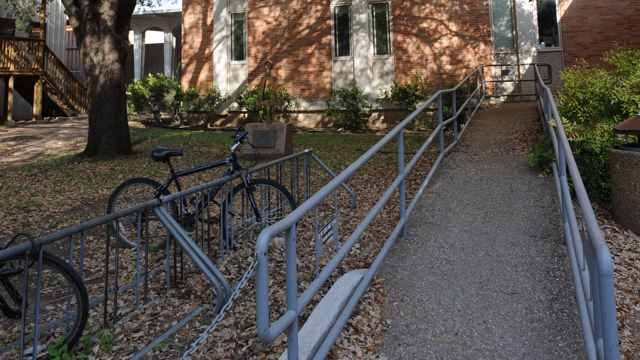
#> input picture phase1/jpeg/im10_1_l.bmp, 640 x 360 px, given as the content of the folder /content/drive/MyDrive/Phase2/Stimuli, which was not available
$ jupyter execute --allow-errors StereoImageQualityAssessment.ipynb   (older library calls are emulated)   (text cells are left out)
#> lines starting #> are read from the running program, lines starting #| are printed output that depends on the picture; pictures that were not available may be replaced by others from this repository, and a replacement may not be noted
[cell 1]
from google.colab import drive
drive.mount('/content/drive')

[cell 2]
import os
import shutil

def separate_images_by_distortion(dataset_path, output_path):
    # Create a dictionary for the distortion type folder names
#> called with dataset_path = '/content/drive/MyDrive/Phase2/Stimuli'
    distortion_folders = {
        '0': 'Reference',
        '1': 'White_Noise',
        '2': 'JPEG_2000',
        '3': 'JPEG',
        '4': 'Gaussian_Blur',
        '5': 'Fast_Fading'
    }

    # Create the main output directory if it doesn't exist
    if not os.path.exists(output_path):
        os.makedirs(output_path)

    # Create subdirectories for each distortion type
    for folder_name in distortion_folders.values():
        folder_path = os.path.join(output_path, folder_name)
        if not os.path.exists(folder_path):
            os.makedirs(folder_path)

    # Iterate over the images in the dataset
    for image in os.listdir(dataset_path):
        parts = image.split('_')
        if len(parts) == 3:
            distortion_type = parts[1]
            profile = parts[2][0]  # Removing the '.bmp' extension

            # Determine the appropriate folder
            if profile == '0':
                folder_name = 'Reference'
            else:
                folder_name = distortion_folders.get(distortion_type)

            if folder_name:
                src_path = os.path.join(dataset_path, image)
                dest_path = os.path.join(output_path, folder_name, image)
                shutil.move(src_path, dest_path)

# Define paths
dataset_path = '/content/drive/MyDrive/Phase2/Stimuli'
output_path = '/content/drive/MyDrive/Phase2/Stimuli/separate'

# Separate images into folders based on distortion type and reference
separate_images_by_distortion(dataset_path, output_path)

print("Images have been separated into folders based on distortion type and reference images.")

[cell 3]
import cv2
from google.colab.patches import cv2_imshow
import numpy as np
import os
def split_stereo_image(image_path):
  combined_image = cv2.imread(image_path, 0)
  if combined_image is None:
    raise FileNotFoundError(f"Image not found or cannot be read: {image_path}")
  height, width = combined_image.shape
  mid_point = width // 2
  imgL = combined_image[:, :mid_point]
  imgR = combined_image[:, mid_point:]
  return imgL, imgR

[cell 4]
def compute_disparity(imgL, imgR):
    parameters = {
        'minDisparity': 0,
        'numDisparities': 64,
        'blockSize': 8,
        'disp12MaxDiff': 1,
        'uniquenessRatio': 10,
        'speckleWindowSize': 10,
        'speckleRange': 8,
        'P1': 8 * 3 * 8 ** 2,  # 8*number_of_image_channels*SAD_window_size**2
        'P2': 32 * 3 * 8 ** 2  # 32*number_of_image_channels*SAD_window_size**2
    }
    stereo = cv2.StereoSGBM_create(**parameters)
    disp = stereo.compute(imgL, imgR).astype(np.float32)
    disp = cv2.normalize(disp, None, alpha=0, beta=255, norm_type=cv2.NORM_MINMAX)
    disp = np.uint8(disp)
    return disp

[cell 5]
def process_folder(input_folder, output_folder):
    if not os.path.exists(output_folder):
        os.makedirs(output_folder)

    for image_name in os.listdir(input_folder):
        image_path = os.path.join(input_folder, image_name)
        if not image_name.lower().endswith(('.png', '.jpg', '.jpeg', '.bmp')):
            print(f"Skipping non-image file: {image_name}")
            continue

        try:
            imgL, imgR = split_stereo_image(image_path)
#> in split_stereo_image, `imgL = combined_image[:, :mid_point]`:
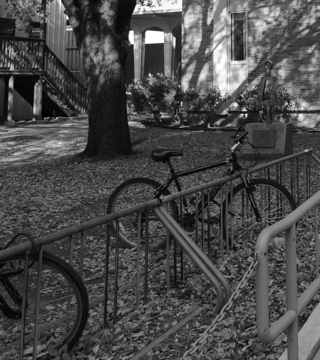
#> imgL: shape (360, 320); min 0, max 255, mean 73.4
#> in split_stereo_image, `imgR = combined_image[:, mid_point:]`:
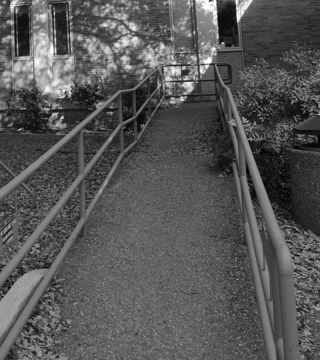
#> imgR: shape (360, 320); min 0, max 255, mean 86.1
            imgL = cv2.resize(imgL, (600, 600))
            imgR = cv2.resize(imgR, (600, 600))
            disp = compute_disparity(imgL, imgR)
            output_path = os.path.join(output_folder, image_name)
            cv2.imwrite(output_path, disp)
            print(f"Saved disparity map for {image_name} to {output_path}")
        except Exception as e:
            print(f"Error processing {image_path}: {e}")

def main():
    base_input_path = "/content/drive/MyDrive/Phase2/Stimuli/separate"
    base_output_path = "/content/drive/MyDrive/Phase2/Stimuli/distortedimages"

    folders = [
        "Fast_Fading",
        "Gaussian_Blur",
        "JPEG",
        "JPEG_2000",
        "Reference",
        "White_Noise"
    ]

    for folder in folders:
        input_folder = os.path.join(base_input_path, folder)
        output_folder = os.path.join(base_output_path, folder)
        process_folder(input_folder, output_folder)
#> in process_folder, `imgL = cv2.resize(imgL, (600, 600))`:
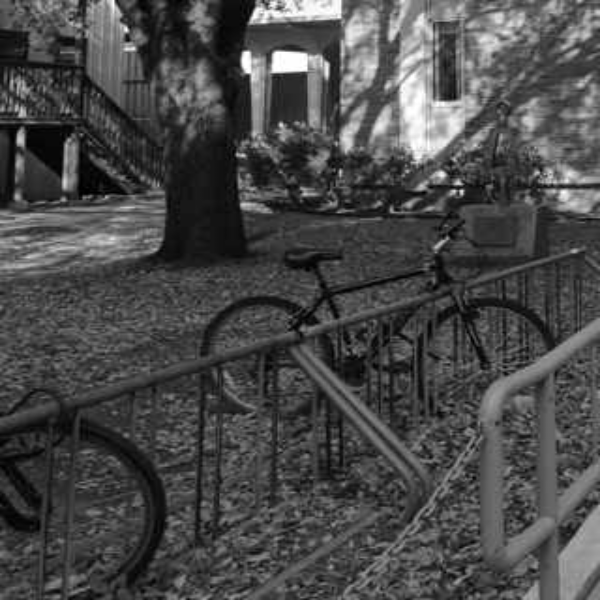
#> imgL: shape (600, 600); min 0, max 255, mean 73.3
#> in process_folder, `imgR = cv2.resize(imgR, (600, 600))`:
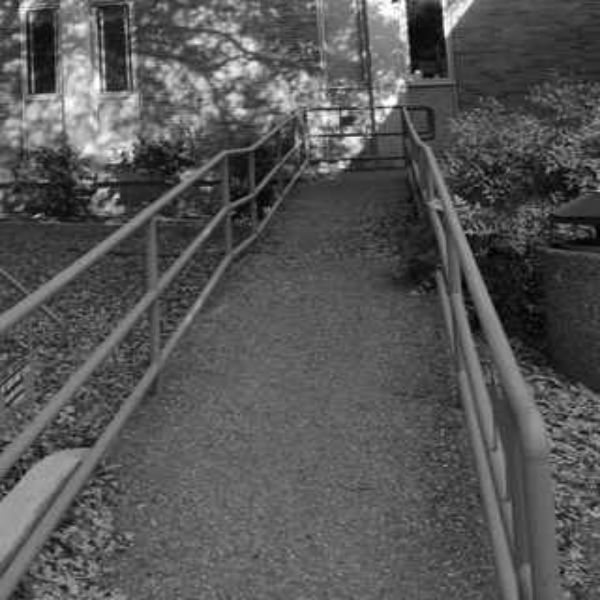
#> imgR: shape (600, 600); min 0, max 255, mean 86
#> in compute_disparity, `disp = stereo.compute(imgL, imgR).astype(np.float32)`:
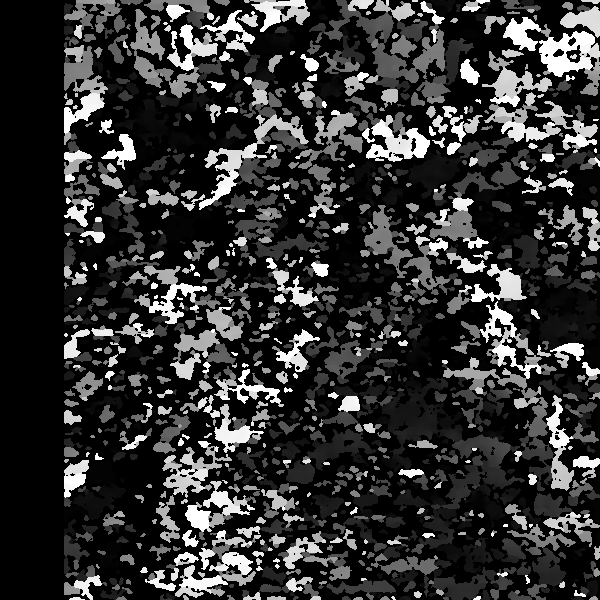
#> disp: shape (600, 600) float32; min -16, max 1008, mean 187.8; drawn with min black and max white

#> (the rest of this cell did not finish here and is left out)

[cell 6]
def process_phase1_folder(input_folder, output_folder):
    if not os.path.exists(output_folder):
        os.makedirs(output_folder)

    for image_name in os.listdir(input_folder):
        if image_name.endswith('_l.bmp'):
            base_name = image_name[:-6]  # Remove '_l.bmp' to get the base name
            left_image_path = os.path.join(input_folder, f"{base_name}_l.bmp")
            right_image_path = os.path.join(input_folder, f"{base_name}_r.bmp")

            if os.path.exists(left_image_path) and os.path.exists(right_image_path):
                try:
                    imgL = cv2.imread(left_image_path, 0)
                    imgR = cv2.imread(right_image_path, 0)

                    if imgL is None or imgR is None:
                        raise FileNotFoundError(f"Images not found or cannot be read: {left_image_path}, {right_image_path}")

                    imgL = cv2.resize(imgL, (600, 600))
                    imgR = cv2.resize(imgR, (600, 600))
                    disp = compute_disparity(imgL, imgR)
                    output_path = os.path.join(output_folder, f"{base_name}.bmp")
                    cv2.imwrite(output_path, disp)
                    print(f"Saved disparity map for {base_name} to {output_path}")
                except Exception as e:
                    print(f"Error processing {left_image_path} and {right_image_path}: {e}")

def main():
    base_input_path_phase1 = "/content/drive/MyDrive/phase1"
    base_output_path_phase1 = "/content/drive/MyDrive/phase1/distortedimages"

    folders = [
        "blur",
        "ff",
        "jp2k",
        "jpeg",
        "refimgs",
        "wn"
    ]

    # Process phase1 folders
    for folder in folders:
        input_folder = os.path.join(base_input_path_phase1, folder)
        output_folder = os.path.join(base_output_path_phase1, folder)
        process_phase1_folder(input_folder, output_folder)

#> (the rest of this cell did not finish here and is left out)

[cell 7]
def process_combined_images(input_folder, output_folder):
    if not os.path.exists(output_folder):
        os.makedirs(output_folder)

    for image_name in os.listdir(input_folder):
        if not image_name.lower().endswith(('.png', '.jpg', '.jpeg', '.bmp')):
            print(f"Skipping non-image file: {image_name}")
            continue

        image_path = os.path.join(input_folder, image_name)

        try:
            imgL, imgR = split_stereo_image(image_path)
            imgL = cv2.resize(imgL, (600, 600))
            imgR = cv2.resize(imgR, (600, 600))
            disp = compute_disparity(imgL, imgR)
            base_name = os.path.splitext(image_name)[0]  # Get base name without extension
            output_path = os.path.join(output_folder, f"{base_name}.bmp")
            cv2.imwrite(output_path, disp)
            print(f"Saved disparity map for {base_name} to {output_path}")
        except Exception as e:
            print(f"Error processing {image_path}: {e}")
def main():
    input_folder = "/content/drive/MyDrive/3DMX22/Images-J2K Noise/Recovered"
    output_folder = "/content/drive/MyDrive/3DMX22/Images-J2K Noise/DisparityMaps"
    process_combined_images(input_folder, output_folder)
#> (the rest of this cell did not finish here and is left out)

[cell 8]
import os
import cv2
from skimage.metrics import structural_similarity as ssim
import pandas as pd

# Define paths
base_path = "/content/drive/MyDrive/phase1"
reference_images_path = os.path.join(base_path, "refimgs")

# List of distortion folders
distortion_folders = ["blur", "ff", "jp2k", "jpeg", "wn"]

# Initialize a list to store results
ssim_scores = []

# List all reference images to debug
reference_images_files = os.listdir(reference_images_path)
print("Reference images found:", reference_images_files)

# Function to compute SSIM
# [15 lines left out: function compute_ssim, not called in this run]

# Iterate over each distortion folder
#> (the rest of this cell did not finish here and is left out)

[cell 9]
import os
import cv2
import numpy as np
from skimage.metrics import structural_similarity as ssim
import pandas as pd

# Define paths
base_path = "/content/drive/MyDrive/Phase2/Stimuli/separate"
reference_images_path = os.path.join(base_path, "Reference")

# List of distortion folders
distortion_folders = ["White_Noise", "JPEG_2000", "JPEG", "Gaussian_Blur", "Fast_Fading"]

# Initialize a list to store results
ssim_scores = []

# Function to compute SSIM
def compute_ssim(image_left, image_right, reference_left, reference_right):
    # Compute SSIM for left and right views
    ssim_left, _ = ssim(image_left, reference_left, full=True)
#> ssim_left = 1
    ssim_right, _ = ssim(image_right, reference_right, full=True)
#> ssim_right = 1

    # Average SSIM score
    score = (ssim_left + ssim_right) / 2.0
#> score = 1
    return score

# Function to load and split stereo images
def load_and_split_stereo_image(stereo_image_path):
    stereo_image = cv2.imread(stereo_image_path, cv2.IMREAD_GRAYSCALE)

    if stereo_image is None:
        print(f"Failed to load stereo image: {stereo_image_path}")
        return None, None

    # Split the stereo image into left and right views
    height, width = stereo_image.shape
    half_width = width // 2
    image_left = stereo_image[:, :half_width]
    image_right = stereo_image[:, half_width:]

    return image_left, image_right

# Iterate over each distortion folder
#> (the rest of this cell did not finish here and is left out)

[cell 10]
import os
import cv2
import numpy as np
from skimage.metrics import structural_similarity as ssim
import pandas as pd

# Define paths
base_path = "/content/drive/MyDrive/3DMX22/Images-J2K Noise"
sources_path = os.path.join(base_path, "Sources")
recovered_path = os.path.join(base_path, "Recovered")

# Initialize a list to store results
ssim_scores = []

# Function to compute SSIM
# [8 lines left out: function compute_ssim, not called in this run]

# Function to load and split stereo images
def load_and_split_image(image_path):
    image = cv2.imread(image_path, cv2.IMREAD_GRAYSCALE)

    if image is None:
        print(f"Failed to load image: {image_path}")
        return None, None

    # Split the image into left and right views
    height, width = image.shape
    half_width = width // 2
    image_left = image[:, :half_width]
    image_right = image[:, half_width:]

    return image_left, image_right

# Iterate over each reference image in the Sources folder
#> (the rest of this cell did not finish here and is left out)


    if ref_image_left is None or ref_image_right is None:
        continue

    # Determine the base name of the reference image
    ref_image_base = os.path.splitext(ref_image_file)[0]

    # Iterate over distorted images in the Recovered folder
    for recovered_image_file in os.listdir(recovered_path):
        if not recovered_image_file.startswith(ref_image_base):
            continue  # Skip files not related to the current reference image

        # Construct path for the distorted image
        distorted_image_path = os.path.join(recovered_path, recovered_image_file)

        # Load and split the distorted image
        distorted_image_left, distorted_image_right = load_and_split_image(distorted_image_path)

        if distorted_image_left is None or distorted_image_right is None:
            continue

        # Compute SSIM score
        score = compute_ssim(distorted_image_left, distorted_image_right, ref_image_left, ref_image_right)

        if score is not None:
            # Append the score to the list
            ssim_scores.append((ref_image_file, recovered_image_file, score))

# Convert the list to a DataFrame for easy manipulation
ssim_df = pd.DataFrame(ssim_scores, columns=["Reference_Image", "Distorted_Image", "Average_SSIM_Score"])

# Save the results to a CSV file
csv_filename = "ssim_scores_3DMX22.csv"
ssim_df.to_csv(csv_filename, index=False)

print(f"SSIM scores computed and saved to {csv_filename} successfully.")

[cell 11]
import os
import cv2
import pandas as pd
import numpy as np
from skimage.metrics import structural_similarity as ssim
from skimage import img_as_float
from skimage.metrics import mean_squared_error
from math import log10, sqrt
import torch
from pytorch_msssim import ssim as msssim

[cell 12]
def compute_uqi(ref_img, dist_img):
    N = ref_img.size
    ref_img = ref_img.astype(np.float64)
    dist_img = dist_img.astype(np.float64)

    ref_mean = ref_img.mean()
    dist_mean = dist_img.mean()
    ref_var = ref_img.var()
    dist_var = dist_img.var()
    cov = np.mean((ref_img - ref_mean) * (dist_img - dist_mean))

    uqi_score = (4 * ref_mean * dist_mean * cov) / ((ref_mean**2 + dist_mean**2) * (ref_var + dist_var))
    return uqi_score

[cell 13]
def compute_msssim(ref_img, dist_img):
    ref_img = torch.tensor(ref_img).unsqueeze(0).unsqueeze(0).float() / 255.0
    dist_img = torch.tensor(dist_img).unsqueeze(0).unsqueeze(0).float() / 255.0
    return msssim(ref_img, dist_img).item()

[cell 14]
def compute_fsim(ref_img, dist_img):
    ref_img = img_as_float(ref_img)
    dist_img = img_as_float(dist_img)

    # Phase congruency parameters
    epsilon = 1e-12
    T1 = 0.85
    T2 = 160

    # Sobel filters
    sobel_x = np.array([[-1, 0, 1], [-2, 0, 2], [-1, 0, 1]])
    sobel_y = np.array([[1, 2, 1], [0, 0, 0], [-1, -2, -1]])

    def phase_congruency(img):
        Ix = cv2.filter2D(img, -1, sobel_x)
        Iy = cv2.filter2D(img, -1, sobel_y)
        gradient_magnitude = np.sqrt(Ix**2 + Iy**2)
        return gradient_magnitude

    PC1 = phase_congruency(ref_img)
    PC2 = phase_congruency(dist_img)

    GPC = np.minimum(PC1, PC2) / (np.maximum(PC1, PC2) + epsilon)

    FSIM = np.mean(GPC)

    return FSIM

[cell 15]
# [23 lines left out: function compute_gmsd, not called in this run]

[cell 16]
# [15 lines left out: function compute_ssim, not called in this run]

[cell 17]
# Define paths
base_path = "/content/drive/MyDrive/phase1"
reference_images_path = os.path.join(base_path, "refimgs")

# List of distortion folders
distortion_folders = ["blur", "ff", "jp2k", "jpeg", "wn"]

# Initialize a list to store results
metrics_scores = []

# List all reference images to debug
reference_images_files = os.listdir(reference_images_path)
print("Reference images found:", reference_images_files)
# Iterate over each distortion folder
#> (the rest of this cell did not finish here and is left out)

[cell 18]
# Define paths
base_path = "/content/drive/MyDrive/Phase2/Stimuli/separate"
reference_images_path = os.path.join(base_path, "Reference")

# List of distortion folders
distortion_folders = ["White_Noise", "JPEG_2000", "JPEG", "Gaussian_Blur", "Fast_Fading"]

# Initialize a list to store results
metrics_scores = []

# Function to compute SSIM
def compute_ssim(image_left, image_right, reference_left, reference_right):
    ssim_left, _ = ssim(image_left, reference_left, full=True)
    ssim_right, _ = ssim(image_right, reference_right, full=True)
    score = (ssim_left + ssim_right) / 2.0
    return score
# Function to compute GMSD
def compute_gmsd(ref_img, dist_img):
    ref_img = img_as_float(ref_img)
    dist_img = img_as_float(dist_img)

    Ix_ref = cv2.Sobel(ref_img, cv2.CV_64F, 1, 0, ksize=3)
    Iy_ref = cv2.Sobel(ref_img, cv2.CV_64F, 0, 1, ksize=3)
    gradient_magnitude_ref = np.sqrt(Ix_ref**2 + Iy_ref**2)

    Ix_dist = cv2.Sobel(dist_img, cv2.CV_64F, 1, 0, ksize=3)
    Iy_dist = cv2.Sobel(dist_img, cv2.CV_64F, 0, 1, ksize=3)
    gradient_magnitude_dist = np.sqrt(Ix_dist**2 + Iy_dist**2)

    gm_diff = gradient_magnitude_ref - gradient_magnitude_dist
    gmsd_score = np.std(gm_diff)

    return gmsd_score

# Iterate over each distortion folder
#> (the rest of this cell did not finish here and is left out)


        # Compute UQI
        uqi_score = compute_uqi(reference_left, image_left)
#> in compute_uqi, `ref_mean = ref_img.mean()`: ref_mean = 73.4
#> in compute_uqi, `ref_var = ref_img.var()`: ref_var = 1810.1
#> in compute_uqi, `uqi_score = (4 * ref_mean * dist_mean * cov) / ((ref_mean**2 + dist_me..`: uqi_score = 1
        uqi_score_right = compute_uqi(reference_right, image_right)
        avg_uqi_score = (uqi_score + uqi_score_right) / 2.0

        # Compute FSIM
        fsim_score = compute_fsim(reference_left, image_left)
#> in phase_congruency, `gradient_magnitude = np.sqrt(Ix**2 + Iy**2)`:
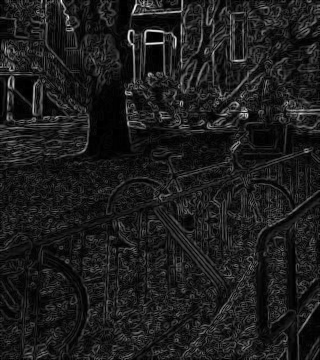
#> gradient_magnitude: shape (360, 320) float64; min 0, max 3.69, mean 0.424; drawn with min black and max white
#> in compute_fsim, `GPC = np.minimum(PC1, PC2) / (np.maximum(PC1, PC2) + epsilon)`:
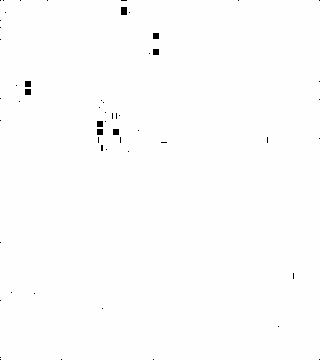
#> GPC: shape (360, 320) float64; min 0, max 1, mean 0.997
#> in compute_fsim, `FSIM = np.mean(GPC)`: FSIM = 0.997
        fsim_score_right = compute_fsim(reference_right, image_right)
#> in phase_congruency (call 3), `gradient_magnitude = np.sqrt(Ix**2 + Iy**2)`:
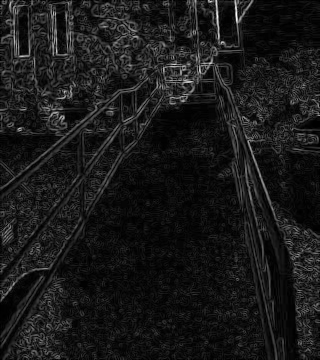
#> gradient_magnitude: shape (360, 320) float64; min 0, max 3.53, mean 0.352; drawn with min black and max white
#> `fsim_score_right = compute_fsim(reference_right, image_right)`: fsim_score_right = 0.999
#> `avg_fsim_score = (fsim_score + fsim_score_right) / 2.0`: avg_fsim_score = 0.998
        avg_fsim_score = (fsim_score + fsim_score_right) / 2.0

        # Compute GMSD
        gmsd_score = compute_gmsd(reference_left, image_left)
#> in compute_gmsd, `Iy_ref = cv2.Sobel(ref_img, cv2.CV_64F, 0, 1, ksize=3)`:
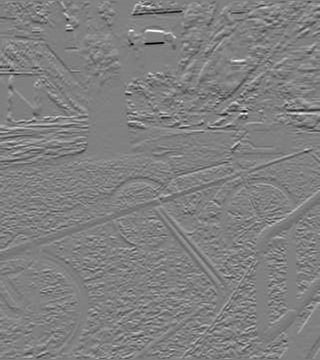
#> Iy_ref: shape (360, 320) float64; min -3.38, max 3.33, mean -0.00271; drawn with min black and max white
#> in compute_gmsd, `gm_diff = gradient_magnitude_ref - gradient_magnitude_dist`: gm_diff: shape (360, 320) float64; every value is 0
#> in compute_gmsd, `gmsd_score = np.std(gm_diff)`: gmsd_score = 0
        gmsd_score_right = compute_gmsd(reference_right, image_right)
#> in compute_gmsd (call 2), `Iy_ref = cv2.Sobel(ref_img, cv2.CV_64F, 0, 1, ksize=3)`:
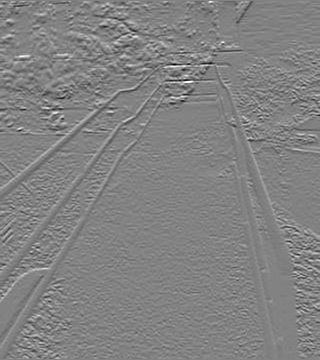
#> Iy_ref: shape (360, 320) float64; min -2.93, max 2.8, mean -0.00125; drawn with min black and max white
        avg_gmsd_score = (gmsd_score + gmsd_score_right) / 2.0

        # Compute MS-SSIM
        msssim_score = compute_msssim(reference_left, image_left)
        msssim_score_right = compute_msssim(reference_right, image_right)
        avg_msssim_score = (msssim_score + msssim_score_right) / 2.0

        if all(metric is not None for metric in [ssim_score, avg_uqi_score, avg_fsim_score, avg_gmsd_score, avg_msssim_score]):
            metrics_scores.append((folder, distorted_image_file, ssim_score, avg_uqi_score, avg_fsim_score, avg_gmsd_score, avg_msssim_score))

# Convert the list to a DataFrame for easy manipulation
columns = ["Distortion_Type", "Image", "SSIM_Score", "UQI_Score", "FSIM_Score", "GMSD_Score", "MSSSIM_Score"]
metrics_df = pd.DataFrame(metrics_scores, columns=columns)

# Save the results to a CSV file
csv_filename = "metrics_scores_phase2.csv"
metrics_df.to_csv(csv_filename, index=False)

print(f"Metrics scores computed and saved to {csv_filename} successfully.")
